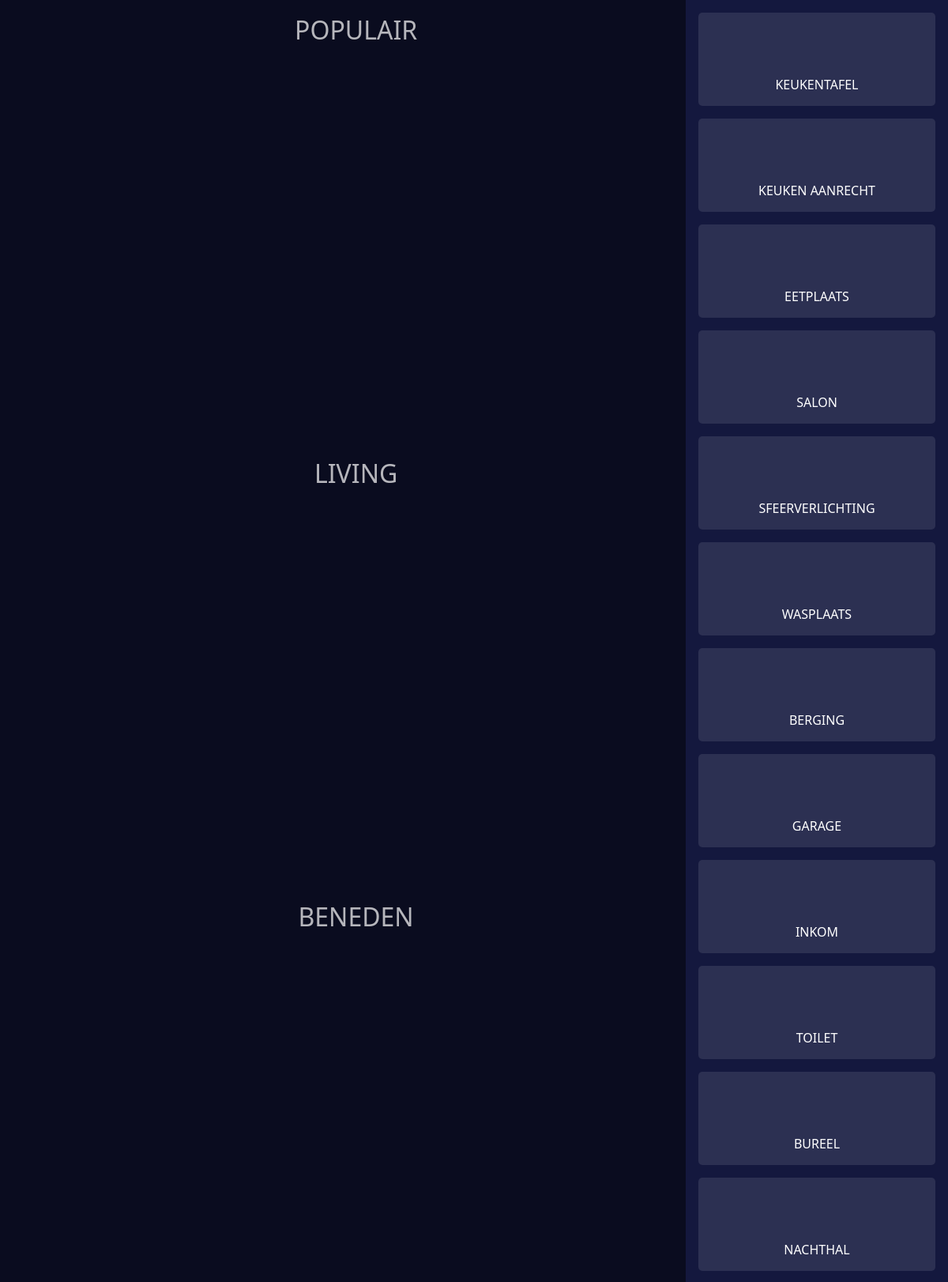
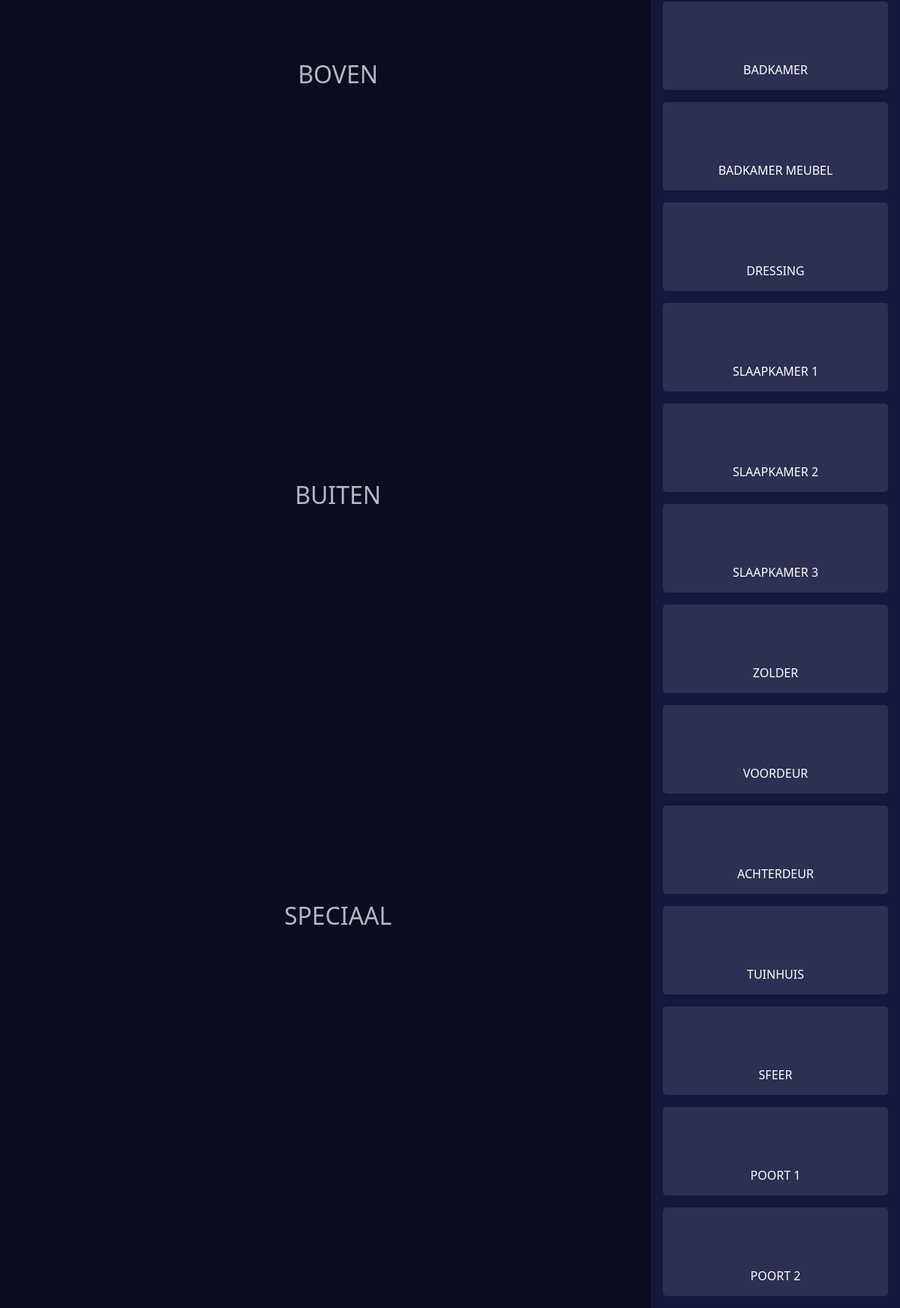
The page / on the database its author committed (2 pictures, top to bottom).
### tables this page shows
CREATE TABLE `categories` (
  `category_id` int(11) unsigned NOT NULL AUTO_INCREMENT,
  `name` varchar(30) DEFAULT NULL,
  `icon` varchar(30) DEFAULT NULL,
  PRIMARY KEY (`category_id`)
);

CREATE TABLE `buttons` (
  `button_id` int(11) unsigned NOT NULL AUTO_INCREMENT,
  `name` varchar(100) DEFAULT NULL,
  `type_id` int(11) DEFAULT 1,
  `status` int(11) DEFAULT 0,
  PRIMARY KEY (`button_id`)
);

### view/btn-type.php (the view)
<a href="#"><i class="fal fa-lightbulb"></i> <span><?= $btn->name ?></span></a>

### index.php (shortened to what this page needs)
<?php
require_once __DIR__ . '/includes/db.php';
$sql = "SELECT * FROM categories;";
$stmnt = $db->prepare($sql);
$stmnt->execute();
$categories = $stmnt->fetchAll(PDO::FETCH_OBJ);
$sql = "SELECT * FROM buttons;";
$stmnt = $db->prepare($sql);
$stmnt->execute();
$buttons = $stmnt->fetchAll(PDO::FETCH_OBJ);
?>
<!DOCTYPE html>
<html lang="en">
<head>
    <link rel="stylesheet" href="assets/main.css">
    <link rel="stylesheet" href="assets/fontawsome/css/all.min.css">
</head>
<body>
<div class="roomlist">
    <?php
    foreach ($categories as $roomlist) {
        include __DIR__ . "/view/roomList.php";
    }
    ?>
</div>
<div class="buttonlist">
    <?php
    foreach ($buttons as $btn) {
        include __DIR__ . "/view/btn-type.php";
    }
    ?>
</div>
</body>
</html>

### view/roomList.php
<a href="#<?= $roomlist->name ?>"><i class="fal fa-<?= $roomlist->icon ?>"></i> <span><?= $roomlist->name ?></span></a>

### assets/main.css (style rules this page uses)
* { box-sizing: border-box; }
html { height: 100dvh; }
body { display: grid; grid-template-columns: 1fr auto; align-items: stretch; padding: 0; margin: 0; color: #fff; background-color: hsl(234, 52%, 16%); font-family: 'Segoe UI', Tahoma, Geneva, Verdana, sans-serif; }
a { display: block; transition: all 0.2s ease-in-out; padding: 1rem; font-size: 1rem; border-radius: 0px; border: none; border-bottom: 1px solid rgba(255,255,255,0.2); text-transform: uppercase; color: #fff; background-color: rgba(0,0,0,0); text-decoration: none; text-align: center; }
.roomlist a { font-size: 2rem; color: rgba(255,255,255,0.7); background-color: hsl(234, 52%, 8%); border-bottom: none; height: 100%; }
.roomlist a span { display: inline-block; }
.roomlist, .buttonlist { height: 100dvh; display: flex; flex-direction: column; align-items: stretch; justify-content: stretch; overflow-y: auto; }
.buttonlist { width: 100%; padding: 1rem; justify-content: start; align-items: center; display: grid; gap: 1rem; grid-template-columns: repeat(auto-fill, minmax(300px, 1fr)); }
.buttonlist a { border: none; border-radius: 5px; padding: 1rem; font-size: 1rem; text-transform: uppercase; background-color: hsla(50, 100%, 100%, 0.1); }
.buttonlist a i { display: block; font-size: 3rem; margin-bottom: 1rem; }

### rows shown on the page
categories: name "POPULAIR"
categories: name "LIVING"
categories: name "BENEDEN"
categories: name "BOVEN"
categories: name "BUITEN"
categories: name "SPECIAAL"
buttons: name "KEUKENTAFEL"
buttons: name "KEUKEN AANRECHT"
buttons: name "EETPLAATS"
buttons: name "SALON"
buttons: name "SFEERVERLICHTING"
buttons: name "WASPLAATS"
buttons: name "BERGING"
buttons: name "GARAGE"
buttons: name "INKOM"
buttons: name "TOILET"
buttons: name "BUREEL"
buttons: name "NACHTHAL"
buttons: name "BADKAMER"
buttons: name "BADKAMER MEUBEL"
buttons: name "DRESSING"
buttons: name "SLAAPKAMER 1"
buttons: name "SLAAPKAMER 2"
buttons: name "SLAAPKAMER 3"
buttons: name "ZOLDER"
buttons: name "VOORDEUR"
buttons: name "ACHTERDEUR"
buttons: name "TUINHUIS"
buttons: name "SFEER"
buttons: name "POORT 1"
buttons: name "POORT 2"
